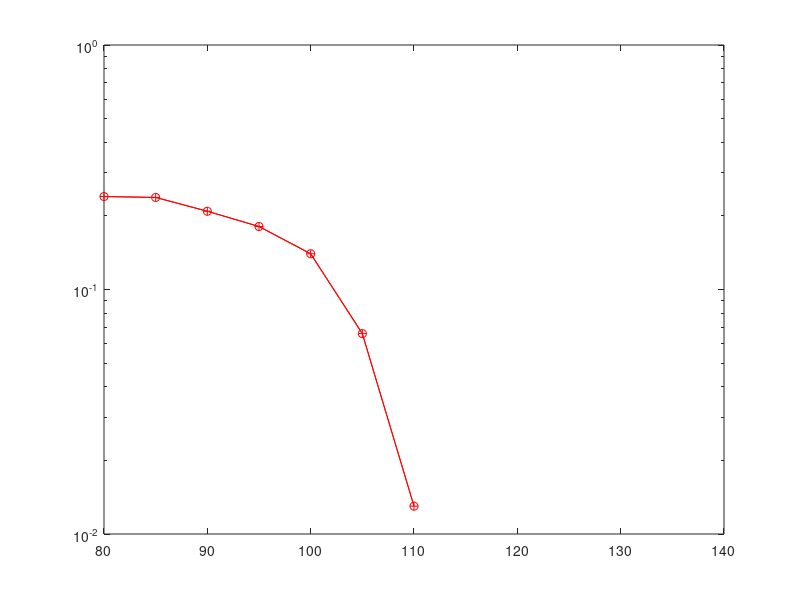

Write MATLAB code to recreate this figure.
clc;
clear all;
close all;

N=1000;
width=60;
lower_limit=80;
incre=5;
gamma=1;

fov1=pi*(60/180);
fov2=pi*(35/180);

x=randi([0 1],1,N);
mod_data=pskmod(x,2);

BER=zeros(2,width/incre);
new_data=zeros(2,N);

check1=0;

for SNR=lower_limit:incre:lower_limit+width
    
check1=check1+1;
err1=0;
err2=0;
jjjjj=0;
en=1/(10^(SNR/10));

for tt=1:1:N
    
 % oeta=normrnd(pi/6,sqrt(pi/9));
%  q1=(normrnd(0,sqrt(2)))^2;
%   q2=(normrnd(0,sqrt(2)))^2;
%  d=sqrt(q1+q2);
 %d= raylrnd(2);
 d=2;
 oeta=pi/6;

if ((oeta)<fov1)
   % h1=0;
     h1=((gamma+1)/2)*(9.55e-5)*cos(oeta)*((9+(d^2))^(-1*((gamma+1)/2)));
else
     %h1=0;
        h1=((gamma+1)/2)*(9.55e-5)*cos(oeta)*((9+(d^2))^(-1*((gamma+1)/2)));

end

if ((oeta)<fov2)
  
     h2=((gamma+1)/2)*(9.55e-5)*cos(oeta)*((9+(d^2))^(-1*((gamma+1)/2)));
else
    %h2=0;
        h2=((gamma+1)/2)*(9.55e-5)*cos(oeta)*((9+(d^2))^(-1*((gamma+1)/2)));

end

% new_data(1,tt)=awgn(h1*mod_data(tt),SNR/2);
% new_data(2,tt)=awgn(h2*mod_data(tt),SNR/2);
noi=normrnd(0,sqrt(en),[1 N]);
recent=mod_data(tt);
new_data(1,:)= noi + h1*(mod_data);
new_data(2,:)= noi + h2*(mod_data);

if (new_data(1,tt)>0) && (recent<0)
    err1=err1+1;
elseif (new_data(1,tt)<0) && (recent>0)
       err1=err1+1;
   else 
       err1=err1+0;
   end


if (new_data(2,tt)>0) && (recent<0)
    err2=err2+1;
elseif (new_data(1,tt)<0) && (recent>0)
       err2=err2+1;
   else 
       err2=err2+0;
   end



jjjjj=jjjjj+1;
check2=jjjjj+(check1)*i

end

% BER(1,check1)=(err1/N)-0.05;
% BER(2,check1)=(err2/N)-0.05;
BER(1,check1)=(err1/N);
BER(2,check1)=(err2/N);

end


SNR=lower_limit:incre:lower_limit+width;
semilogy(SNR,BER(1,:),'-+gr');
hold on;
semilogy(SNR,BER(2,:),'-or');

%%%%%%%%%%%%%%%%%%%%%%%%%%%%%%%%%%%%%%%%%%%%%%%%%%%%%%%%%%%%%%%%%%%%%%%%%%%%%%%%%%%%%%%%%%%%%%%%%%%%%%%%%%%%%%%%%55 

